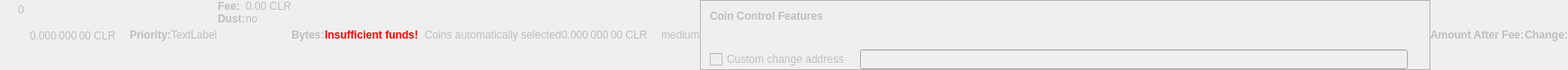
    <widget class="QWidget" name="dummyHideWidget" native="true">
     <property name="enabled">
      <bool>false</bool>
     </property>
     <property name="maximumSize">
      <size>
       <width>100</width>
       <height>22</height>
      </size>
     </property>
     <layout class="QHBoxLayout" name="dummyHideLayout">
      <property name="spacing">
       <number>0</number>
      </property>
      <property name="leftMargin">
       <number>0</number>
      </property>
      <property name="topMargin">
       <number>0</number>
      </property>
      <property name="rightMargin">
       <number>0</number>
      </property>
      <property name="bottomMargin">
       <number>0</number>
      </property>
      <item>
       <layout class="QFormLayout" name="formLayoutCoinControl1">
        <property name="horizontalSpacing">
         <number>10</number>
        </property>
        <property name="verticalSpacing">
         <number>14</number>
        </property>
        <property name="leftMargin">
         <number>10</number>
        </property>
        <property name="topMargin">
         <number>4</number>
        </property>
        <property name="rightMargin">
         <number>6</number>
        </property>
        <item row="0" column="1">
         <widget class="QLabel" name="labelCoinControlBytes">
          <property name="cursor">
           <cursorShape>IBeamCursor</cursorShape>
          </property>
          <property name="contextMenuPolicy">
           <enum>Qt::ActionsContextMenu</enum>
          </property>
          <property name="text">
           <string notr="true">0</string>
          </property>
          <property name="textInteractionFlags">
           <set>Qt::LinksAccessibleByMouse|Qt::TextSelectableByKeyboard|Qt::TextSelectableByMouse</set>
          </property>
         </widget>
        </item>
       </layout>
      </item>
      <item>
       <widget class="QLabel" name="labelCoinControlAfterFee">
        <property name="enabled">
         <bool>false</bool>
        </property>
        <property name="sizePolicy">
         <sizepolicy hsizetype="Fixed" vsizetype="Fixed">
          <horstretch>0</horstretch>
          <verstretch>0</verstretch>
         </sizepolicy>
        </property>
        <property name="minimumSize">
         <size>
          <width>111</width>
          <height>12</height>
         </size>
        </property>
        <property name="maximumSize">
         <size>
          <width>111</width>
          <height>12</height>
         </size>
        </property>
        <property name="cursor">
         <cursorShape>IBeamCursor</cursorShape>
        </property>
        <property name="contextMenuPolicy">
         <enum>Qt::ActionsContextMenu</enum>
        </property>
        <property name="text">
         <string notr="true">0.000 000 00 CLR</string>
        </property>
        <property name="textInteractionFlags">
         <set>Qt::LinksAccessibleByMouse|Qt::TextSelectableByKeyboard|Qt::TextSelectableByMouse</set>
        </property>
       </widget>
      </item>
      <item>
       <widget class="QLabel" name="labelCoinControlPriorityText">
        <property name="enabled">
         <bool>false</bool>
        </property>
        <property name="font">
         <font>
          <weight>75</weight>
          <bold>true</bold>
         </font>
        </property>
        <property name="text">
         <string>Priority:</string>
        </property>
       </widget>
      </item>
      <item>
       <layout class="QHBoxLayout" name="horizontalLayout">
        <item>
         <widget class="QLabel" name="WarningLabel">
          <property name="text">
           <string>TextLabel</string>
          </property>
         </widget>
        </item>
       </layout>
      </item>
      <item>
       <layout class="QFormLayout" name="formLayoutCoinControl3">
        <property name="horizontalSpacing">
         <number>0</number>
        </property>
        <property name="verticalSpacing">
         <number>0</number>
        </property>
        <property name="leftMargin">
         <number>0</number>
        </property>
        <property name="topMargin">
         <number>0</number>
        </property>
        <property name="rightMargin">
         <number>0</number>
        </property>
        <item row="0" column="0">
         <widget class="QLabel" name="labelCoinControlFeeText">
          <property name="enabled">
           <bool>false</bool>
          </property>
          <property name="font">
           <font>
            <weight>75</weight>
            <bold>true</bold>
           </font>
          </property>
          <property name="text">
           <string>Fee:</string>
          </property>
          <property name="margin">
           <number>0</number>
          </property>
         </widget>
        </item>
        <item row="0" column="1">
         <widget class="QLabel" name="labelCoinControlFee">
          <property name="enabled">
           <bool>false</bool>
          </property>
          <property name="cursor">
           <cursorShape>IBeamCursor</cursorShape>
          </property>
          <property name="contextMenuPolicy">
           <enum>Qt::ActionsContextMenu</enum>
          </property>
          <property name="text">
           <string notr="true">0.00 CLR</string>
          </property>
          <property name="textInteractionFlags">
           <set>Qt::LinksAccessibleByMouse|Qt::TextSelectableByKeyboard|Qt::TextSelectableByMouse</set>
          </property>
         </widget>
        </item>
        <item row="1" column="0">
         <widget class="QLabel" name="labelCoinControlLowOutputText">
          <property name="enabled">
           <bool>false</bool>
          </property>
          <property name="font">
           <font>
            <weight>75</weight>
            <bold>true</bold>
           </font>
          </property>
          <property name="text">
           <string>Dust:</string>
          </property>
         </widget>
        </item>
        <item row="1" column="1">
         <widget class="QLabel" name="labelCoinControlLowOutput">
          <property name="enabled">
           <bool>false</bool>
          </property>
          <property name="cursor">
           <cursorShape>IBeamCursor</cursorShape>
          </property>
          <property name="contextMenuPolicy">
           <enum>Qt::ActionsContextMenu</enum>
          </property>
          <property name="text">
           <string>no</string>
          </property>
          <property name="textInteractionFlags">
           <set>Qt::LinksAccessibleByMouse|Qt::TextSelectableByKeyboard|Qt::TextSelectableByMouse</set>
          </property>
         </widget>
        </item>
       </layout>
      </item>
      <item>
       <widget class="QLabel" name="labelCoinControlBytesText">
        <property name="enabled">
         <bool>false</bool>
        </property>
        <property name="font">
         <font>
          <weight>75</weight>
          <bold>true</bold>
         </font>
        </property>
        <property name="text">
         <string>Bytes:</string>
        </property>
       </widget>
      </item>
      <item>
       <layout class="QFormLayout" name="formLayoutCoinControl2">
        <property name="horizontalSpacing">
         <number>0</number>
        </property>
        <property name="verticalSpacing">
         <number>0</number>
        </property>
        <property name="leftMargin">
         <number>0</number>
        </property>
        <property name="topMargin">
         <number>0</number>
        </property>
        <property name="rightMargin">
         <number>0</number>
        </property>
       </layout>
      </item>
      <item>
       <layout class="QHBoxLayout" name="horizontalLayoutCoinControl2">
        <property name="spacing">
         <number>0</number>
        </property>
        <property name="bottomMargin">
         <number>0</number>
        </property>
       </layout>
      </item>
      <item>
       <widget class="QLabel" name="labelCoinControlInsuffFunds">
        <property name="enabled">
         <bool>false</bool>
        </property>
        <property name="minimumSize">
         <size>
          <width>0</width>
          <height>0</height>
         </size>
        </property>
        <property name="font">
         <font>
          <weight>75</weight>
          <bold>true</bold>
         </font>
        </property>
        <property name="styleSheet">
         <string notr="true">color:red;font-weight:bold;</string>
        </property>
        <property name="text">
         <string>Insufficient funds!</string>
        </property>
        <property name="margin">
         <number>5</number>
        </property>
       </widget>
      </item>
      <item>
       <layout class="QFormLayout" name="formLayoutCoinControl4">
        <property name="horizontalSpacing">
         <number>0</number>
        </property>
        <property name="verticalSpacing">
         <number>0</number>
        </property>
        <property name="leftMargin">
         <number>0</number>
        </property>
        <property name="topMargin">
         <number>0</number>
        </property>
        <property name="rightMargin">
         <number>0</number>
        </property>
       </layout>
      </item>
      <item>
       <widget class="QLabel" name="labelCoinControlChangeLabel">
        <property name="enabled">
         <bool>false</bool>
        </property>
        <property name="sizePolicy">
         <sizepolicy hsizetype="Preferred" vsizetype="Expanding">
          <horstretch>0</horstretch>
          <verstretch>0</verstretch>
         </sizepolicy>
        </property>
        <property name="minimumSize">
         <size>
          <width>0</width>
          <height>0</height>
         </size>
        </property>
        <property name="text">
         <string/>
        </property>
        <property name="margin">
         <number>3</number>
        </property>
       </widget>
      </item>
      <item>
       <widget class="QLabel" name="labelCoinControlAutomaticallySelected">
        <property name="enabled">
         <bool>false</bool>
        </property>
        <property name="sizePolicy">
         <sizepolicy hsizetype="Fixed" vsizetype="Fixed">
          <horstretch>0</horstretch>
          <verstretch>0</verstretch>
         </sizepolicy>
        </property>
        <property name="minimumSize">
         <size>
          <width>0</width>
          <height>0</height>
         </size>
        </property>
        <property name="maximumSize">
         <size>
          <width>240</width>
          <height>16777215</height>
         </size>
        </property>
        <property name="text">
         <string>Coins automatically selected</string>
        </property>
        <property name="margin">
         <number>5</number>
        </property>
       </widget>
      </item>
      <item>
       <widget class="QLabel" name="labelCoinControlChange">
        <property name="enabled">
         <bool>false</bool>
        </property>
        <property name="sizePolicy">
         <sizepolicy hsizetype="Fixed" vsizetype="Fixed">
          <horstretch>0</horstretch>
          <verstretch>0</verstretch>
         </sizepolicy>
        </property>
        <property name="minimumSize">
         <size>
          <width>111</width>
          <height>0</height>
         </size>
        </property>
        <property name="maximumSize">
         <size>
          <width>111</width>
          <height>16777215</height>
         </size>
        </property>
        <property name="cursor">
         <cursorShape>IBeamCursor</cursorShape>
        </property>
        <property name="contextMenuPolicy">
         <enum>Qt::ActionsContextMenu</enum>
        </property>
        <property name="text">
         <string notr="true">0.000 000 00 CLR</string>
        </property>
        <property name="textInteractionFlags">
         <set>Qt::LinksAccessibleByMouse|Qt::TextSelectableByKeyboard|Qt::TextSelectableByMouse</set>
        </property>
       </widget>
      </item>
      <item>
       <widget class="QLabel" name="labelCoinControlPriority">
        <property name="enabled">
         <bool>false</bool>
        </property>
        <property name="cursor">
         <cursorShape>IBeamCursor</cursorShape>
        </property>
        <property name="contextMenuPolicy">
         <enum>Qt::ActionsContextMenu</enum>
        </property>
        <property name="text">
         <string>medium</string>
        </property>
        <property name="textInteractionFlags">
         <set>Qt::LinksAccessibleByMouse|Qt::TextSelectableByKeyboard|Qt::TextSelectableByMouse</set>
        </property>
       </widget>
      </item>
      <item>
       <widget class="QFrame" name="frameCoinControl">
        <property name="sizePolicy">
         <sizepolicy hsizetype="Expanding" vsizetype="Expanding">
          <horstretch>0</horstretch>
          <verstretch>0</verstretch>
         </sizepolicy>
        </property>
        <property name="maximumSize">
         <size>
          <width>16777215</width>
          <height>16777215</height>
         </size>
        </property>
        <property name="frameShape">
         <enum>QFrame::StyledPanel</enum>
        </property>
        <property name="frameShadow">
         <enum>QFrame::Sunken</enum>
        </property>
        <layout class="QVBoxLayout" name="verticalLayoutCoinControl2_2">
         <property name="spacing">
          <number>0</number>
         </property>
         <property name="leftMargin">
          <number>0</number>
         </property>
         <property name="topMargin">
          <number>0</number>
         </property>
         <property name="rightMargin">
          <number>0</number>
         </property>
         <property name="bottomMargin">
          <number>0</number>
         </property>
         <item>
          <layout class="QVBoxLayout" name="verticalLayoutCoinControl" stretch="0,0,0,1">
           <property name="spacing">
            <number>0</number>
           </property>
           <property name="leftMargin">
            <number>10</number>
           </property>
           <property name="topMargin">
            <number>10</number>
           </property>
           <item>
            <layout class="QHBoxLayout" name="horizontalLayoutCoinControl1">
             <property name="bottomMargin">
              <number>15</number>
             </property>
             <item>
              <widget class="QLabel" name="labelCoinControlFeatures">
               <property name="enabled">
                <bool>false</bool>
               </property>
               <property name="sizePolicy">
                <sizepolicy hsizetype="Preferred" vsizetype="Maximum">
                 <horstretch>0</horstretch>
                 <verstretch>0</verstretch>
                </sizepolicy>
               </property>
               <property name="font">
                <font>
                 <weight>75</weight>
                 <bold>true</bold>
                </font>
               </property>
               <property name="styleSheet">
                <string notr="true">font-weight:bold;</string>
               </property>
               <property name="text">
                <string>Coin Control Features</string>
               </property>
              </widget>
             </item>
            </layout>
           </item>
           <item>
            <widget class="QWidget" name="widgetCoinControl" native="true">
             <property name="sizePolicy">
              <sizepolicy hsizetype="Preferred" vsizetype="Preferred">
               <horstretch>0</horstretch>
               <verstretch>0</verstretch>
              </sizepolicy>
             </property>
             <property name="minimumSize">
              <size>
               <width>0</width>
               <height>0</height>
              </size>
             </property>
             <property name="styleSheet">
              <string notr="true"/>
             </property>
             <layout class="QHBoxLayout" name="horizontalLayoutCoinControl5_2">
              <property name="leftMargin">
               <number>0</number>
              </property>
              <property name="topMargin">
               <number>0</number>
              </property>
              <property name="rightMargin">
               <number>0</number>
              </property>
              <property name="bottomMargin">
               <number>0</number>
              </property>
              <item>
               <layout class="QHBoxLayout" name="horizontalLayoutCoinControl3">
                <property name="spacing">
                 <number>20</number>
                </property>
                <property name="topMargin">
                 <number>0</number>
                </property>
                <property name="bottomMargin">
                 <number>10</number>
                </property>
               </layout>
              </item>
             </layout>
            </widget>
           </item>
           <item>
            <layout class="QHBoxLayout" name="horizontalLayoutCoinControl4" stretch="0,0,0">
             <property name="spacing">
              <number>12</number>
             </property>
             <property name="sizeConstraint">
              <enum>QLayout::SetDefaultConstraint</enum>
             </property>
             <property name="topMargin">
              <number>5</number>
             </property>
             <property name="rightMargin">
              <number>5</number>
             </property>
             <item>
              <widget class="QCheckBox" name="checkBoxCoinControlChange">
               <property name="enabled">
                <bool>false</bool>
               </property>
               <property name="toolTip">
                <string>If this is activated, but the change address is empty or invalid, change will be sent to a newly generated address.</string>
               </property>
               <property name="text">
                <string>Custom change address</string>
               </property>
              </widget>
             </item>
             <item>
              <widget class="QValidatedLineEdit" name="lineEditCoinControlChange">
               <property name="enabled">
                <bool>false</bool>
               </property>
               <property name="sizePolicy">
                <sizepolicy hsizetype="Expanding" vsizetype="Fixed">
                 <horstretch>0</horstretch>
                 <verstretch>0</verstretch>
                </sizepolicy>
               </property>
              </widget>
             </item>
             <item>
              <widget class="QLabel" name="labelCoinControlChangeLabel_2">
               <property name="sizePolicy">
                <sizepolicy hsizetype="Preferred" vsizetype="Expanding">
                 <horstretch>0</horstretch>
                 <verstretch>0</verstretch>
                </sizepolicy>
               </property>
               <property name="minimumSize">
                <size>
                 <width>0</width>
                 <height>0</height>
                </size>
               </property>
               <property name="text">
                <string/>
               </property>
               <property name="margin">
                <number>3</number>
               </property>
              </widget>
             </item>
            </layout>
           </item>
           <item>
            <spacer name="verticalSpacerCoinControl">
             <property name="orientation">
              <enum>Qt::Vertical</enum>
             </property>
             <property name="sizeHint" stdset="0">
              <size>
               <width>800</width>
               <height>1</height>
              </size>
             </property>
            </spacer>
           </item>
          </layout>
         </item>
        </layout>
       </widget>
      </item>
      <item>
       <widget class="QLabel" name="labelCoinControlAfterFeeText">
        <property name="enabled">
         <bool>false</bool>
        </property>
        <property name="minimumSize">
         <size>
          <width>0</width>
          <height>0</height>
         </size>
        </property>
        <property name="maximumSize">
         <size>
          <width>16777215</width>
          <height>16777215</height>
         </size>
        </property>
        <property name="font">
         <font>
          <weight>75</weight>
          <bold>true</bold>
         </font>
        </property>
        <property name="text">
         <string>Amount After Fee:</string>
        </property>
        <property name="alignment">
         <set>Qt::AlignLeading|Qt::AlignLeft|Qt::AlignVCenter</set>
        </property>
        <property name="margin">
         <number>0</number>
        </property>
       </widget>
      </item>
      <item>
       <widget class="QLabel" name="labelCoinControlChangeText">
        <property name="enabled">
         <bool>false</bool>
        </property>
        <property name="sizePolicy">
         <sizepolicy hsizetype="Preferred" vsizetype="Preferred">
          <horstretch>0</horstretch>
          <verstretch>0</verstretch>
         </sizepolicy>
        </property>
        <property name="minimumSize">
         <size>
          <width>0</width>
          <height>0</height>
         </size>
        </property>
        <property name="maximumSize">
         <size>
          <width>16777215</width>
          <height>16777215</height>
         </size>
        </property>
        <property name="font">
         <font>
          <weight>75</weight>
          <bold>true</bold>
         </font>
        </property>
        <property name="text">
         <string>Change:</string>
        </property>
        <property name="alignment">
         <set>Qt::AlignLeading|Qt::AlignLeft|Qt::AlignVCenter</set>
        </property>
       </widget>
      </item>
     </layout>
    </widget>
